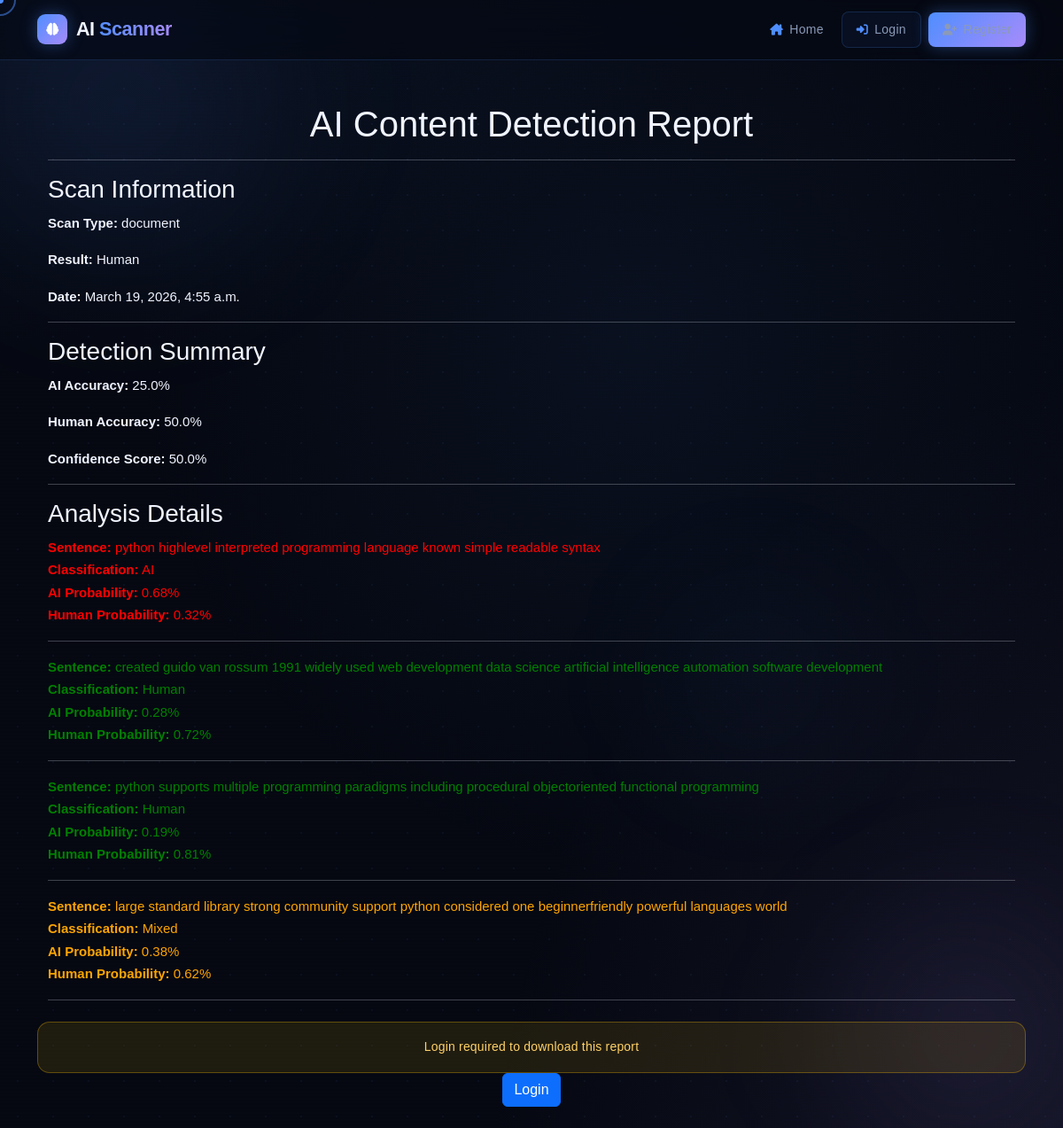
The app's page /report/153/ with its own data.
### scanner/models.py (models this page shows, shortened)
class ScanHistory(models.Model):
        SCAN_TYPES = (
            ("document", "Document"),
            ("image", "Image"),
            ("text", "Text"),
        )
        user = models.ForeignKey(User, on_delete=models.CASCADE, null=True, blank=True)
        scan_type = models.CharField(max_length=20, choices=SCAN_TYPES)
        file_name = models.CharField(max_length=255, blank=True)
        result = models.CharField(max_length=100)
        accuracy = models.FloatField()
        details = models.TextField(blank=True)
        created_at = models.DateTimeField(auto_now_add=True)

### scanner/views.py (the view)
# urls.py: path('report/<int:id>/', views.scan_report, name='scan_report'),
def scan_report(request, id):
    scan = ScanHistory.objects.get(id=id)
    try:
        details = json.loads(scan.details)
    except Exception as e:
        print("JSON ERROR:", e)
        print("RAW DATA:", scan.details)
        details = []
    print("DETAILS:", details)
    if isinstance(details, list):
        total = len(details)
        ai_count = sum(1 for r in details if isinstance(r, dict) and r.get("classification") == "AI")
        human_count = sum(1 for r in details if isinstance(r, dict) and r.get("classification") == "Human")
        ai_percent = round((ai_count / total) * 100, 2) if total else 0
        human_percent = round((human_count / total) * 100, 2) if total else 0
        confidence = max(ai_percent, human_percent)
    elif isinstance(details, dict):
        ai_percent = round(details.get("ai_probability", 0), 2)
        human_percent = round(details.get("human_probability", 0), 2)
        confidence = max(ai_percent, human_percent)
        details = []
    else:
        ai_percent = 0
        human_percent = 0
        confidence = 0
        details = []
    return render(request, "scan_report.html", {
        "scan": scan,
        "details": details,
        "ai_percent": ai_percent,
        "human_percent": human_percent,
        "confidence": confidence,
    })

### templates/scan_report.html (shortened to what this page needs)
{% extends 'base.html' %}
{% block content %}
<div class="container mt-4">
<h1 style="text-align:center;">AI Content Detection Report</h1>
<hr>
<h3>Scan Information</h3>
<p><strong>Scan Type:</strong> {{ scan.scan_type }}</p>
<p><strong>Result:</strong> {{ scan.result }}</p>
<p><strong>Date:</strong> {{ scan.created_at }}</p>
<hr>
<h3>Detection Summary</h3>
<p><strong>AI Accuracy:</strong> {{ ai_percent }}%</p>
<p><strong>Human Accuracy:</strong> {{ human_percent }}%</p>
<p><strong>Confidence Score:</strong> {{ confidence }}%</p>
<hr>
<h3>Analysis Details</h3>
{% if scan.scan_type == "document" or scan.scan_type == "text" %}
    {% for r in details %}
        {% if r.classification == "AI" %}
            <p style="color:red;">
        {% elif r.classification == "Human" %}
            <p style="color:green;">
        {% else %}
            <p style="color:orange;">
        {% endif %}
        <strong>Sentence:</strong> {{ r.sentence }} <br>
        <strong>Classification:</strong> {{ r.classification }} <br>
        <strong>AI Probability:</strong> {{ r.ai_probability }}% <br>
        <strong>Human Probability:</strong> {{ r.human_probability }}% <br>
        </p>
        <hr>
    {% endfor %}
{% endif %}
</div>
<div class="text-center mt-4">
{% if user.is_authenticated %}
<a href="/download/{{ scan.id }}/" class="btn btn-success">
Download Report (PDF)
</a>
{% else %}
<div class="alert alert-warning">
Login required to download this report
</div>
<a href="/login/" class="btn btn-primary">
Login
</a>
{% endif %}
</div>
</div>
{% endblock %}

### static/css/style.css (style rules this page uses)
:root { --bg-deep: #060912; --bg-mid: #0d1120; --bg-card: #111827; --accent: #4f8eff; --accent-glow: rgba(79, 142, 255, 0.35); --accent2: #a78bfa; --accent2-glow:rgba(167,139,250,0.3); --text-primary:#f0f4ff; --text-muted: #8b9ab8; --border: rgba(79,142,255,0.18); --nav-h: 68px; --radius: 14px; --transition: 0.35s cubic-bezier(0.4,0,0.2,1); }
*, *::before, *::after { box-sizing: border-box; margin: 0; padding: 0; }
html { scroll-behavior: smooth; }
body { background: var(--bg-deep); color: var(--text-primary); font-family: 'Space Grotesk', sans-serif; font-size: 15px; line-height: 1.7; min-height: 100vh; overflow-x: hidden; cursor: none; }
.alert { background: rgba(255, 193, 7, 0.1) !important; border: 1px solid rgba(255, 193, 7, 0.3) !important; color: #ffd166 !important; border-radius: var(--radius) !important; backdrop-filter: blur(10px); font-size: 0.875rem; font-weight: 500; letter-spacing: 0.2px; margin-bottom: 0; }

### records on screen
ScanHistory: scan_type "document", result "Human", created_at "March 19, 2026, 4:55 a.m."

### other values on screen
{{ ai_percent }} "25.0"
{{ human_percent }} "50.0"
{{ confidence }} "50.0"
{{ r.sentence }} "python highlevel interpreted programming language known simple readable syntax" "created guido van rossum 1991 widely used web development data science artificial intelligence automation software development" "python supports multiple programming paradigms including procedural objectoriented functional programming" "large standard library strong community support python considered one beginnerfriendly powerful languages world"
{{ r.classification }} "AI" "Human" "Human" "Mixed"
{{ r.ai_probability }} "0.68" "0.28" "0.19" "0.38"
{{ r.human_probability }} "0.32" "0.72" "0.81" "0.62"
